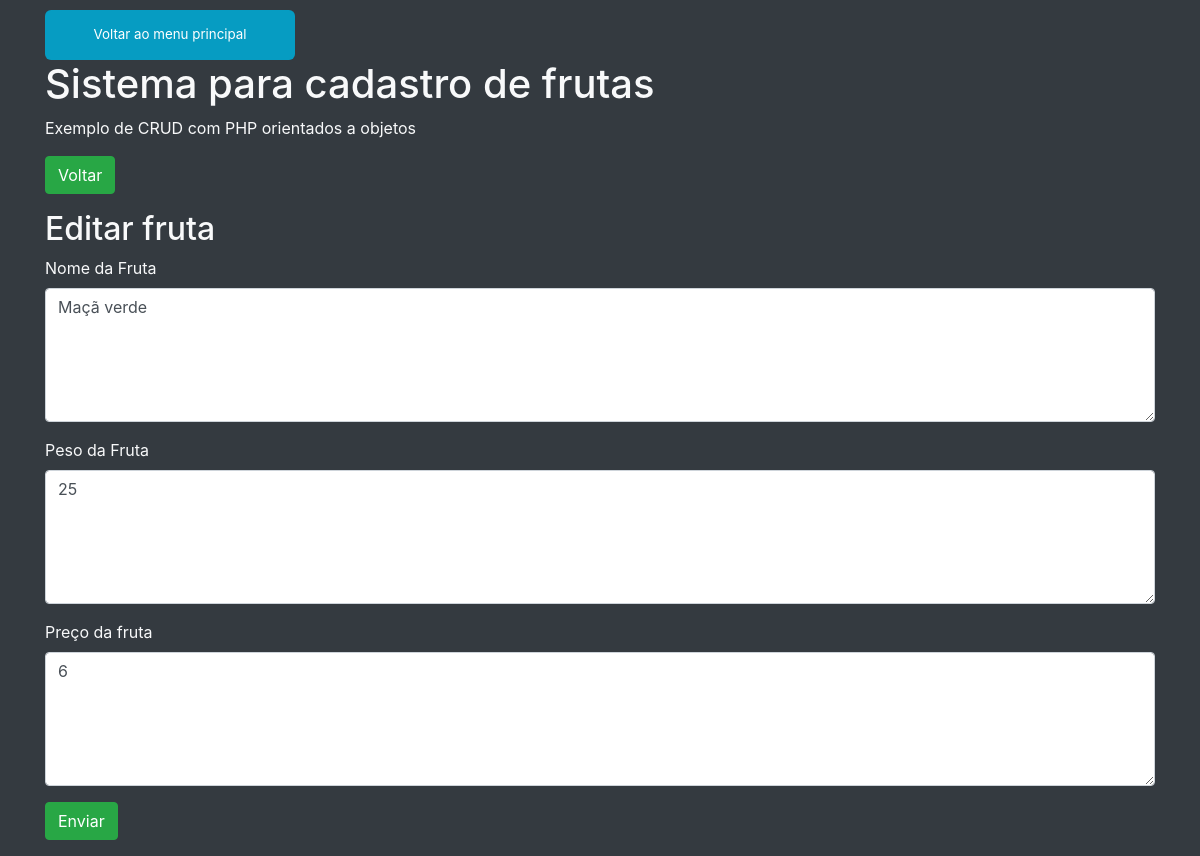
The app's page /editar.php?codigo=3 with its own data.
### tables this page shows
CREATE TABLE `frutas` (
  `codigo` int(11) NOT NULL,
  `nome` varchar(30) NOT NULL,
  `peso` float NOT NULL,
  `preco` float NOT NULL
);

### editar.php (called while the page is built, shortened)
<?php
$obFruta = Fruta::getFruta($_GET['codigo']);
include __DIR__.'/includes/header.php';
include __DIR__.'/includes/formulario.php';
include __DIR__.'/includes/footer.php';

### app/Db/DataBase.php (called while the page is built, shortened)
<?php
class Database{
  private $table;
  private $connection;
  public function __construct($table = null){
    $this->table = $table;
  }
  private function setConnection(){
    try{
      $this->connection = new PDO('mysql:host='.self::HOST.';dbname='.self::NAME,self::USER,self::PASS);
      $this->connection->setAttribute(PDO::ATTR_ERRMODE,PDO::ERRMODE_EXCEPTION);
    }catch(PDOException $e){
      die('ERROR: '.$e->getMessage());
    }
  }
  public function execute($query,$params = []){
    try{
      $statement = $this->connection->prepare($query);
      $statement->execute($params);
      return $statement;
    }catch(PDOException $e){
      die('ERROR: '.$e->getMessage());
    }
  }
  public function select($where = null, $order = null, $limit = null, $fields = '*'){
    $where = strlen($where) ? 'WHERE '.$where : '';
    $order = strlen($order) ? 'ORDER BY '.$order : '';
    $limit = strlen($limit) ? 'LIMIT '.$limit : '';
    $query = 'SELECT '.$fields.' FROM '.$this->table.' '.$where.' '.$order.' '.$limit;
    return $this->execute($query);
  }
}

### app/Entity/Fruta.php (called while the page is built, shortened)
<?php
class Fruta{
  public static function getFruta($codigo){
    return (new Database('frutas'))->select('codigo = '.$codigo)
                                  ->fetchObject(self::class);
  }
}

### includes/formulario.php (the view)
<main>
  <section>
    <a href="index.php">
      <button class="btn btn-success">Voltar</button>
    </a>
  </section>
  <h2 class="mt-3"><?=TITLE?></h2>
  <form method="post">
    <div class="form-group">
      <label>Nome da Fruta</label>
      <textarea class="form-control" name="nome" rows="5"><?=$obFruta->nome?></textarea>
    </div>
    <div class="form-group">
      <label>Peso da Fruta</label>
      <textarea class="form-control" name="peso" rows="5"><?=$obFruta->peso?></textarea>
    </div>
    <div class="form-group">
      <label>Preço da fruta</label>
      <textarea class="form-control" name="preco" rows="5"><?=$obFruta->preco?></textarea>
    </div>
    <div class="form-group">
      <button type="submit" class="btn btn-success">Enviar</button>
    </div>
  </form>
</main>

### records on screen
frutas: nome "Maçã verde", peso "25", preco "6"

### other values on screen
TITLE "Editar fruta"
